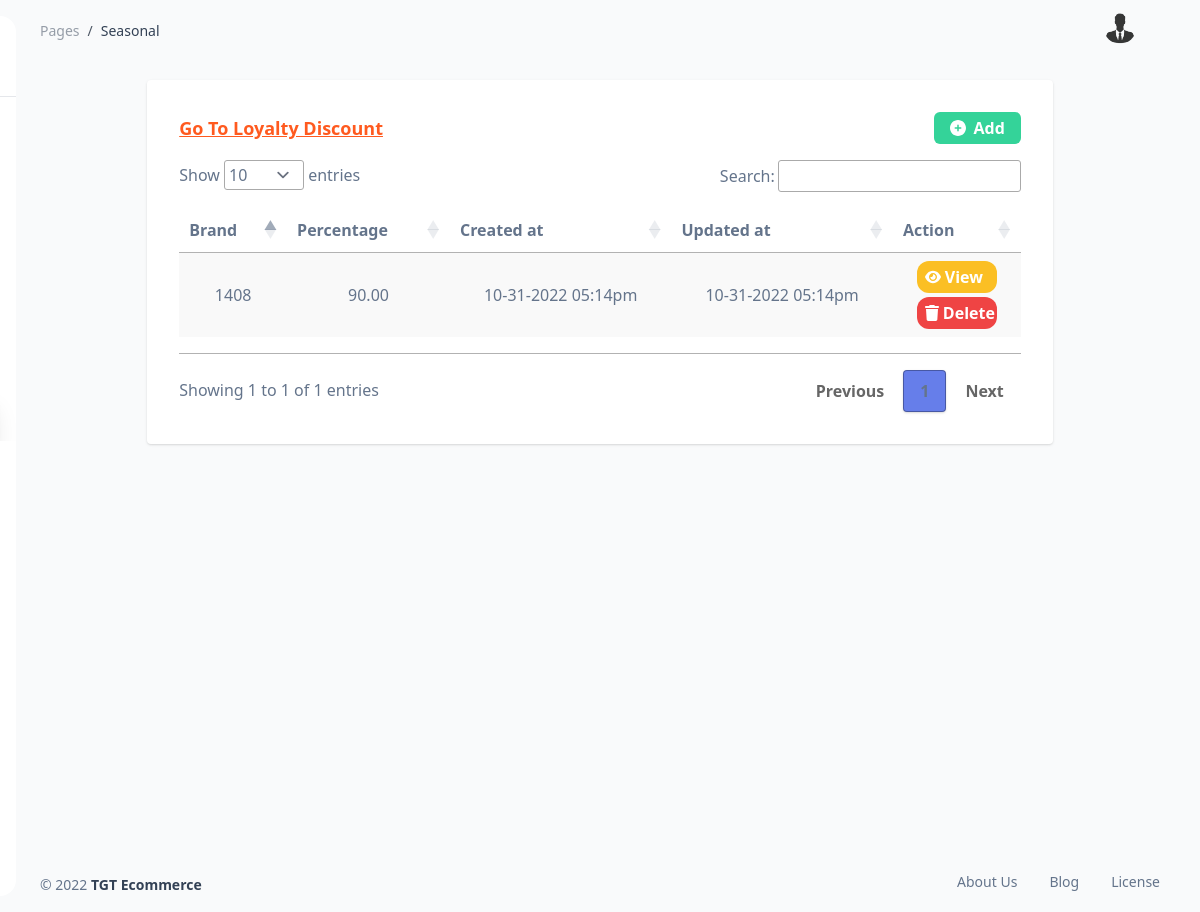
Page /admin/seasonal.php on the earlier database version.
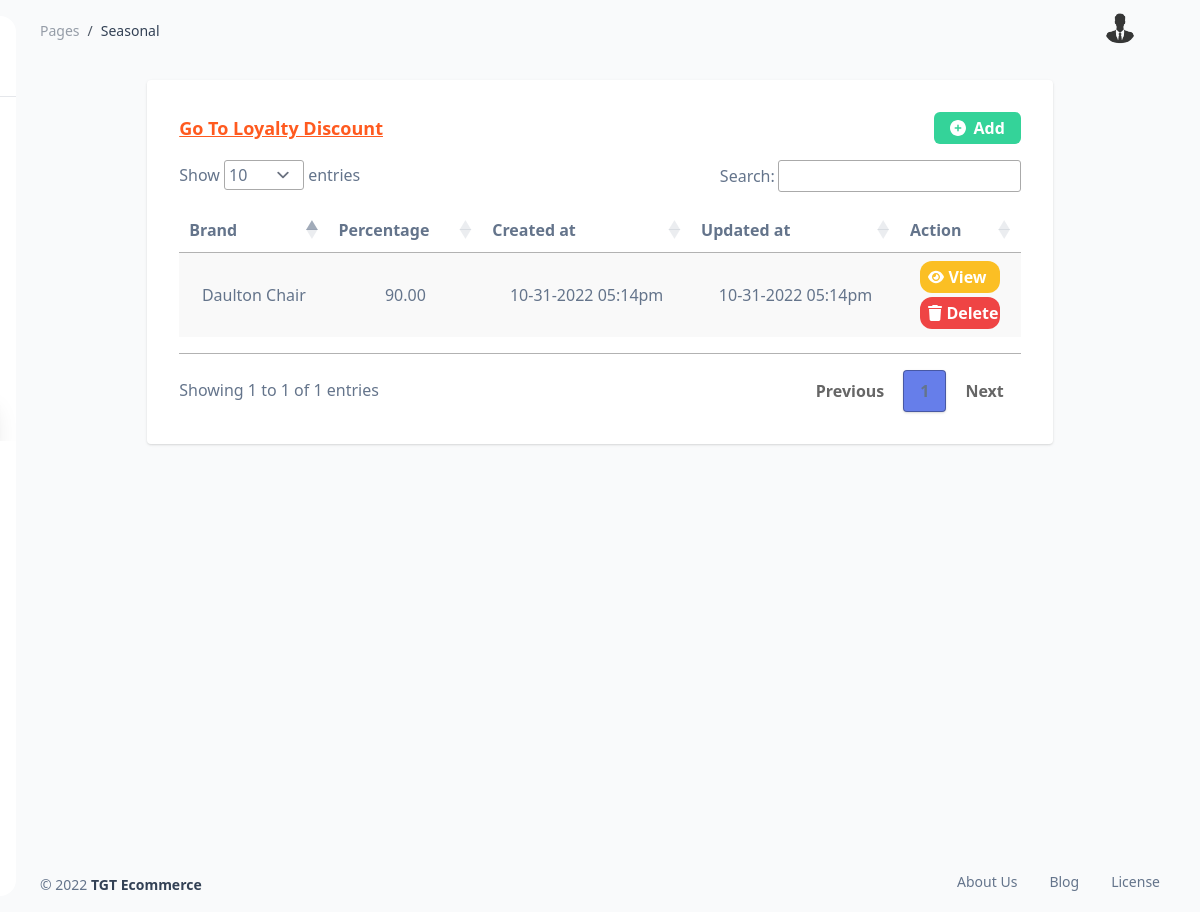
Same page on the later database version.
### tables this page shows
CREATE TABLE `tbl_seasonal_discount` (
  `ID` int(11) NOT NULL,
  `product` int(11) NOT NULL,
  `percentage` decimal(10,2) NOT NULL,
  `created_at` varchar(255) NOT NULL,
  `updated_at` varchar(255) NOT NULL,
  `expired_at` varchar(255) NOT NULL
);

CREATE TABLE `tbl_product` (
  `ID` int(11) NOT NULL,
  `product` varchar(255) DEFAULT NULL,
  `brand` varchar(255) DEFAULT NULL,
  `category` varchar(255) DEFAULT NULL,
  `description` varchar(255) DEFAULT NULL,
  `quantity` int(11) NOT NULL,
  `price` decimal(10,2) NOT NULL,
  `created_at` varchar(255) DEFAULT NULL,
  `updated_at` varchar(255) DEFAULT NULL
);

### admin/functions/php/seasonal.php (called while the page is built, shortened)
<?php
    function allSeasonalDiscount(){
        global $connect;
        $query = "SELECT tbl_seasonal_discount.ID AS ID, tbl_seasonal_discount.product AS productID, tbl_seasonal_discount.percentage AS percentage, tbl_seasonal_discount.created_at AS created_at, tbl_seasonal_discount.updated_at AS updated_at, tbl_seasonal_discount.expired_at AS expired_at, tbl_product.brand AS brand FROM tbl_seasonal_discount INNER JOIN tbl_product ON tbl_seasonal_discount.product = tbl_product.ID;";
        $result = $connect->query($query);
        return $result;
    }
?>

### admin/body/seasonal.php (the view, shortened to what this page needs)
<div class="w-full px-6 py-6 mx-auto min-h-screen">
        <div class="container w-full md:w-4/5 xl:w-full  mx-auto px-2">
            <div id='recipients' class="p-8 mt-6 lg:mt-0 rounded shadow bg-white">
                <div class="flex justify-between mb-4">
                  <a href="./loyalty.php" class="flex items-center">
                    <h1 class="capitalize font-bold text-lg underline text-orange-500">go to loyalty discount</h1>
                  </a>
                  <button class=" bg-green-400 hover:bg-green-600 rounded-md px-4 py-1 text-white capitalize font-bold flex items-center justify-between" onclick="showAddModal();">
                    <img src="./img/icon/circle-plus-solid-white.svg" alt="plus" class="h-4 w-4">
                    <span class="capitalize ml-2">add</span>
                  </button>
                </div>
                <table id="example" class="stripe hover" style="width:100%; padding-top: 1em;  padding-bottom: 1em;">
                  <thead>
                        <tr>
                            <th data-priority="1">Brand</th>
                            <th data-priority="2">Percentage</th>
                            <th data-priority="3">Created at</th>
                            <th data-priority="4">Updated at</th>
                            <th data-priority="5">Action</th>
                        </tr>
                    </thead>
                    <tbody>
                        <?php
                          $results = allSeasonalDiscount();
                          foreach($results as $result){
                            echo "<tr>";
                              echo "<td class='text-center'>$result[brand]</td>";
                              echo "<td class='text-center'>$result[percentage]</td>";
                              echo "<td class='text-center'>$result[created_at]</td>";
                              echo "<td class='text-center'>$result[updated_at]</td>";
                              echo "<td>";
                                echo "<div class='flex flex-col items-center'>";
                                  echo "<div>";
                                      echo "<button data-id='$result[ID]' data-product-id='$result[productID]' data-percentage='$result[percentage]' data-expiration='$result[expired_at]' data-created='$result[created_at]' data-updated='$result[updated_at]' class='flex py-1 px-2 w-20 bg-yellow-400 items-center rounded-xl hover:rounded-full hover:bg-yellow-600 transition-all duration-300 text-white' onclick='showEditModal(this);'>";
                                        echo "<img src='./img/icon/eye-solid-white.svg' alt='edit' class='h-4 w-4'>";
                                        echo "<label class='ml-1 capitalize font-bold'>view</label>";
                                      echo "</button>";
                                  echo "</div>";
                                  echo "<div>";
                                      echo "<button data-id='$result[ID]' class='flex py-1 px-2 w-20 items-center mt-1 bg-red-500 rounded-xl show-delete-modal hover:rounded-full hover:bg-red-600 transition-all duration-300 text-white' onclick='showDeleteModal(this);'>";
                                        echo "<img src='./img/icon/trash-solid-white.svg' alt='delete' class='h-4 w-4'>";
                                        echo "<label class='ml-1 capitalize font-bold'>delete</label>";
                                      echo "</button>";
                                  echo "</div>";
                                echo "</div>";
                              echo "</td>";
                            echo "</tr>";
                          }
                        ?>
                    </tbody>
                </table>
            </div>
        </div>
      </div>

Differences in the rows shown:
changed through a linked row, tbl_seasonal_discount: tbl_product.brand "1408" → "Daulton Chair"
